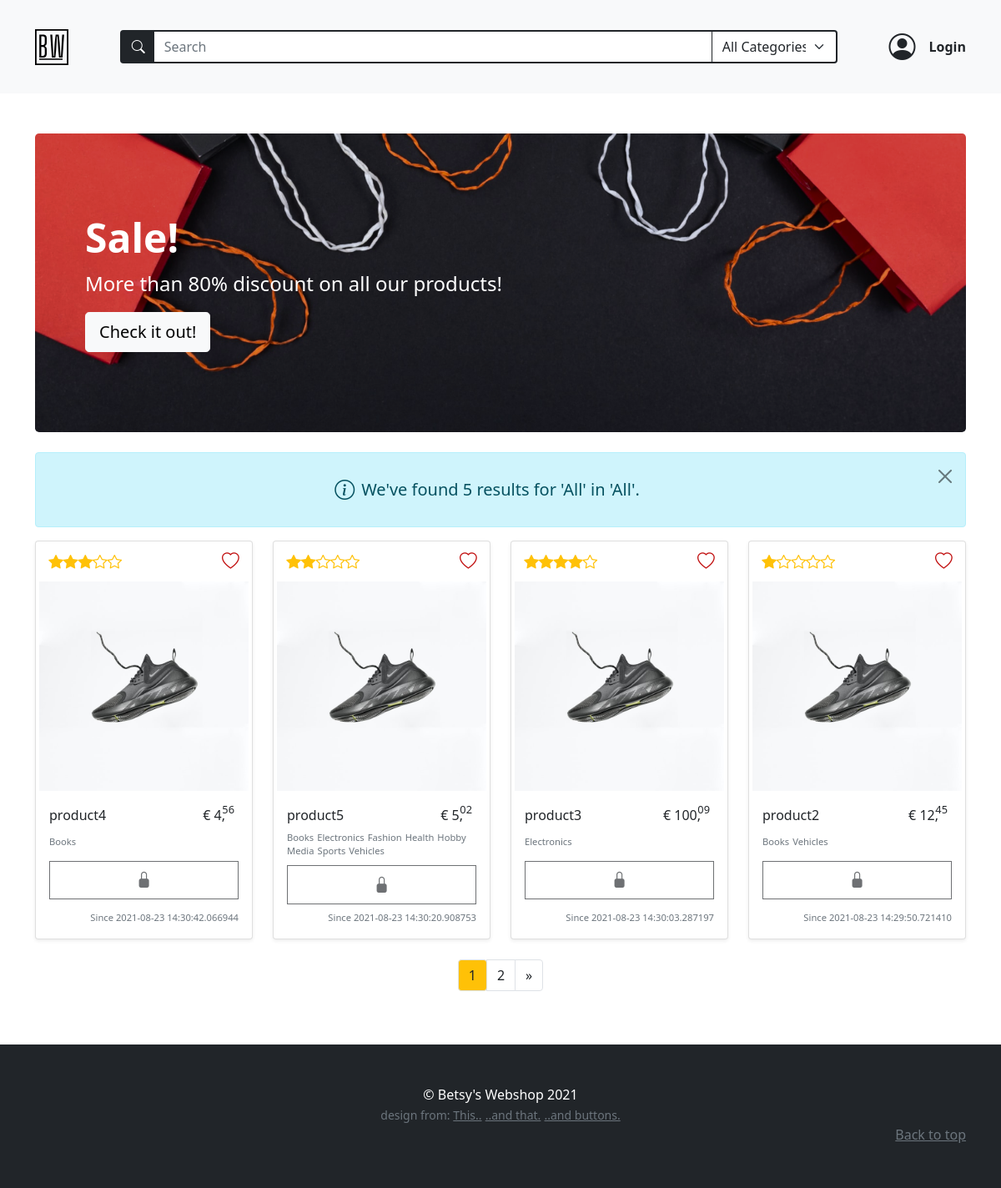
Screenshot of /search_results/All/All/ with the database file from the repository.
### models.py (models this page shows)
class BaseModel(db_wrapper.Model):
    class Meta:
        database = db

class Product(BaseModel):
    name = CharField(max_length=50)
    description = TextField(null=True)
    price_per_unit = DecimalField(
        constraints=[Check("price_per_unit >= 0")],
        decimal_places=2,
        max_digits=10,
        auto_round=True,
    )
    stock = IntegerField(default=1)
    owner = ForeignKeyField(User, backref="products")
    product_pic = CharField(null=True, default="default_product.jpg")
    date_posted = DateTimeField(formats="%Y-%m-%d %H:%M", default=datetime.now)

class ProductTag(BaseModel):
    product = ForeignKeyField(Product, index=True, backref="tags")
    tag = ForeignKeyField(Tag, index=True, backref="products")

class Tag(BaseModel):
    name = CharField(unique=True, max_length=30)

### routes.py (the view, shortened to what this page needs)
@app.route(
    "/search_results/<search_term>/<search_tag>/",
    methods=["GET", "POST"],
)
def search_results(search_term, search_tag):
    register_form = RegistrationForm(prefix="register_form")
    login_form = LoginForm(prefix="login_form")
    search_form = SearchForm(prefix="search_form")
    search_form.search_tag.choices = get_alpha_tag_names()
    page = request.args.get("page", 1, type=int)
    if current_user.is_anonymous:
        user = None
    else:
        user = User.get(current_user.id)
    if search_term == "All" and search_tag == "All":
        all_products_on_search = Product.select()
    elif search_term == "All":
        all_products_on_search = get_products_per_tag(search_tag)
    elif search_tag == "All":
        all_products_on_search = get_products_by_name(search_term)
    product_count = all_products_on_search.count()
    all_products_on_search = all_products_on_search.order_by(-Product.id)
    if product_count == 0:
        return redirect(url_for("no_results", search_query=search_term))
    return object_list(
        "search_results.html",
        query=all_products_on_search,
        context_variable="product_list",
        paginate_by=4,
        page=page,
        title="Search",
        product_count=product_count,
        login_form=login_form,
        register_form=register_form,
        search_form=search_form,
        user=user,
        all_products=Product.select(),
        search_tuple=(search_term, search_tag),
        randomize=randomize,
        int_splitter=int_splitter,
    )

### forms.py (shortened to what this page needs)
class RegistrationForm(FlaskForm):
    username = StringField(
        "Username",
        validators=[InputRequired(), Length(min=2, max=30)],
    )
    email = StringField(
        "Email", validators=[InputRequired(), Length(min=5, max=50), Email()]
    )
    password = PasswordField(
        "Set Password",
        validators=[
            InputRequired(),
            EqualTo(
                "password_confirm", message="Password must be identical in both inputs"
            ),
            Length(min=5, max=20),
        ],
    )
    password_confirm = PasswordField("Confirm Password", validators=[InputRequired()])
    auto_login = BooleanField("Log me in if this works!!!")
    submit = SubmitField("Sign Up")

class LoginForm(FlaskForm):
    email = StringField(
        "Email", validators=[InputRequired(), Length(min=2, max=50), Email()]
    )
    password = PasswordField("Your Password", validators=[InputRequired()])
    login = SubmitField("Login!")

### main.py (called while the page is built)
def get_alpha_tag_names() -> tuple[Tag]:
    tags = Tag.select().order_by(Tag.name)
    tag_list = [(tag.name, tag.name) for tag in tags]
    tag_list.insert(0, ("All", "All Categories"))
    return tag_list

def randomize():
    random_num = randint(2, 6)
    return random_num

def int_splitter(num):
    integer = floor(num)
    decimal = "{:.2f}".format(num)[-2:]
    return (integer, decimal)

### templates/search_results.html (shortened to what this page needs)
{% extends "base.html" %} {% block content %}
<div class="container py-5">
  <div class="p-5 mb-4 bg-dark rounded-3 search-results-banner banner">
    <div class="container-fluid py-5">
      <h1 class="display-5 fw-bold text-white">Sale!</h1>
      <p class="col-md-8 fs-4 text-white">
        More than 80% discount on all our products!
      </p>
      <button class="btn btn-light btn-lg" type="button">Check it out!</button>
    </div>
  </div>
  <div
    class="
      alert alert-info
      d-flex
      align-items-center
      justify-content-center
      alert-dismissible
      fade
      show
    "
    role="alert"
  >
    <i class="bi bi-info-circle me-2" style="font-size: 1.5rem"></i>
    <div class="text-center">
      <h5 class="text-center my-3">
        {% if product_count == 1 %} We've found {{ product_count }} result for
        '{{ search_tuple[0] }}' in '{{ search_tuple[1] }}'. {% else %} We've
        found {{ product_count }} results for '{{ search_tuple[0] }}' in '{{
        search_tuple[1] }}'. {% endif %}
      </h5>
    </div>
    <button
      type="button"
      class="btn-close"
      data-bs-dismiss="alert"
      aria-label="Close"
    ></button>
  </div>
  <div class="album" id="page_top">
    <div class="row row-cols-2 row-cols-md-3 row-cols-lg-4 g-4">
      {% for product in product_list %} {% include "product_featurette.html" %}
      {% endfor%}
    </div>
  </div>
  <nav
    class="btn-group mx-auto text-center d-block mt-4"
    aria-label="Page navigation example"
  >
    {% set cur_page = pagination.get_page() %}
    {% set page_count = pagination.get_page_count() %}
    <ul class="pagination justify-content-center">
      <li class="page-item text-dark">
        <a
          href="#page_top"
          role="button"
          type="button"
          class="page-link btn btn-warning text-dark bg-warning"
          >{{cur_page}}</a
        >
      </li>
      {% if cur_page != page_count %}
      <li class="page-item text-dark">
        <a
          class="page-link text-dark"
          href="{{ request.path }}?page={{cur_page + 1}}#page_top"
          aria-label="Next"
        >
          {{cur_page + 1}}
        </a>
      </li>
      <li class="page-item text-dark">
        <a
          class="page-link text-dark"
          href="{{ request.path }}?page={{page_count}}#page_top"
          aria-label="Last Page"
        >
          <span aria-hidden="true">&raquo;</span>
        </a>
      </li>
      {% endif %}
    </ul>
  </nav>
</div>
{% endblock content %}

### templates/product_featurette.html (shortened to what this page needs)
<div class="card-group col" id="productID-{{product.id}}">
  <div class="card shadow-sm">
    <div class="card-img-container">
      {% set random = randomize() %} {% set les = 6 - random %}
      <div class="product-icons">
        <div class="d-flex text-warning product-rating">
          {% for count in range(1,random) %}
          <i class="bi bi-star-fill"></i>
          {% endfor %} {% for count in range(les) %}
          <i class="bi bi-star"></i>
          {% endfor %}
        </div>
        <div>
          {% if product.id in session['favorite'] %}
          <a
            href="{{url_for('handle_favorite', product_id=product.id)}}#productID-{{product.id}}"
            type="button"
          >
            <i class="bi bi-heart-fill heart-favorite"></i>
          </a>
          {% else %}
          <a
            href="{{url_for('handle_favorite', product_id=product.id)}}#productID-{{product.id}}"
            type="button"
            role="button"
          >
            <i class="bi bi-heart heart-favorite"></i>
          </a>
          {% endif %}
        </div>
      </div>
      <div class="product-img-container">
        <img
          class="img-thumbnail border-0 rounded mx-auto d-block"
          src="{{  url_for('static', filename='/product_pics/' + product.product_pic)  }}"
          alt="{{ product.name }}"
        />
      </div>
    </div>
    <div class="card-body d-flex flex-column justify-content-between">
      <div class="d-flex justify-content-between">
        <h6 class="py-0 my-0">{{ product.name }}</h6>
        {% set price = product.price_per_unit %}
        <div class="position-relative">
          <h6 class="me-3">€ {{ int_splitter(price)[0] }},</h6>
          <p class="decimal">{{ int_splitter(price)[1] }}</p>
        </div>
      </div>
      <ul class="d-flex flex-wrap p-0 mb-0" style="width: 100%;">
        {% if product.tags %} {% for producttags in product.tags %}
        <span class="pe-1 fs-small text-muted"> {{producttags.tag.name}}</span>
        {% endfor %} {% else %}
        <span class="pe-1 fs-small text-muted"
          >This product has no categories.</span
        >
        {% endif %}
      </ul>
      <div class="d-flex flex-column justify-content-between my-2">
        {% if not on_account_page %}
        {% if current_user.id == product.owner.id or current_user.is_anonymous
        %}
        <button
        type="button"
        class="
          btn btn-white
          py-2
          border border-dark
          rounded-0
          d-flex
          justify-content-center
        "
        role="button"
        aria-disabled="true"
        disabled
        ><i
          class="bi bi-lock-fill text-dark text-center"
          style="font-size: 1.2rem"
        ></i
      ></button>
        {% endif %}
        {% endif %}
      </div>
      <div class="text-muted text-end fs-small m-0 p-0 align-self-end">
        <p class="m-0 mt-auto">Since {{  product.date_posted  }}</p>
      </div>
    </div>
  </div>
</div>

### static/styles.css (style rules this page uses)
.banner { background-repeat: no-repeat; background-size: cover; }
.search-results-banner { background-image: url("../static/assets/search_results.png"); background-position: center center; }
.fs-small { font-size: 0.7rem; }
.card-img-container { position: relative; }
.product-icons { width: 96%; margin: 0 auto; margin-top: 4px; padding: 0.3rem 0; display: flex; justify-content: space-between; align-items: center; z-index: 10; background-color: white; }
.product-rating { padding-left: 10px; font-size: 1.1rem; }
.heart-favorite { padding-right: 10px; color: #c10e0e; font-size: 1.3rem; }
.decimal { margin: 0; position: absolute; top: -7px; right: 5px; font-size: 0.8rem; }
.product-img-container { transition: all 0.35s ease-Out; }

### rows the page displays
Product: product_pic (placeholder picture), name "product4", price_per_unit "4", price_per_unit "56", date_posted "2021-08-23 14:30:42.066944"
ProductTag: tag.name "Books"
Product: product_pic (placeholder picture), name "product5", price_per_unit "5", price_per_unit "02", date_posted "2021-08-23 14:30:20.908753"
ProductTag: tag.name "Books"
ProductTag: tag.name "Electronics"
ProductTag: tag.name "Fashion"
ProductTag: tag.name "Health"
ProductTag: tag.name "Hobby"
ProductTag: tag.name "Media"
ProductTag: tag.name "Sports"
ProductTag: tag.name "Vehicles"
Product: product_pic (placeholder picture), name "product3", price_per_unit "100", price_per_unit "09", date_posted "2021-08-23 14:30:03.287197"
ProductTag: tag.name "Electronics"
Product: product_pic (placeholder picture), name "product2", price_per_unit "12", price_per_unit "45", date_posted "2021-08-23 14:29:50.721410"
ProductTag: tag.name "Books"
ProductTag: tag.name "Vehicles"

### other values shown
{{ product_count }} "5"
{{ search_tuple[0] }} "All"
{{ search_tuple[1] }} "All"
{{ cur_page }} "1"
{{ cur_page + 1 }} "2"
